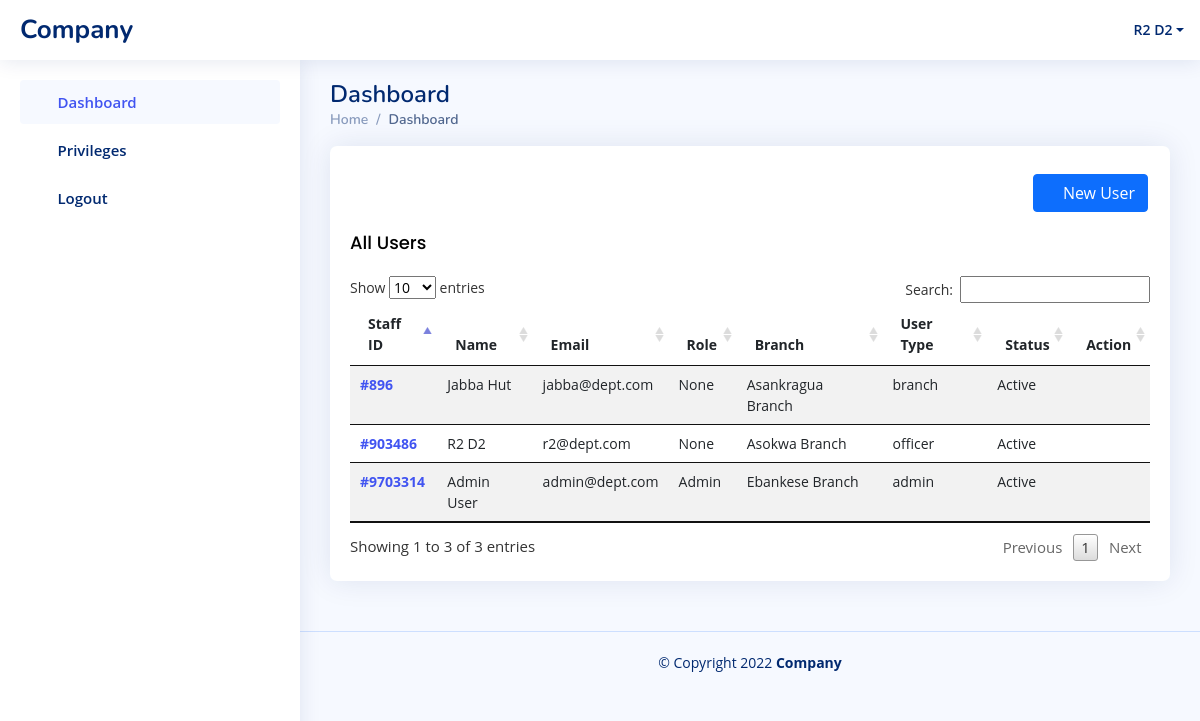
/access-control/ (signed in), run on an earlier commit of the app's database.
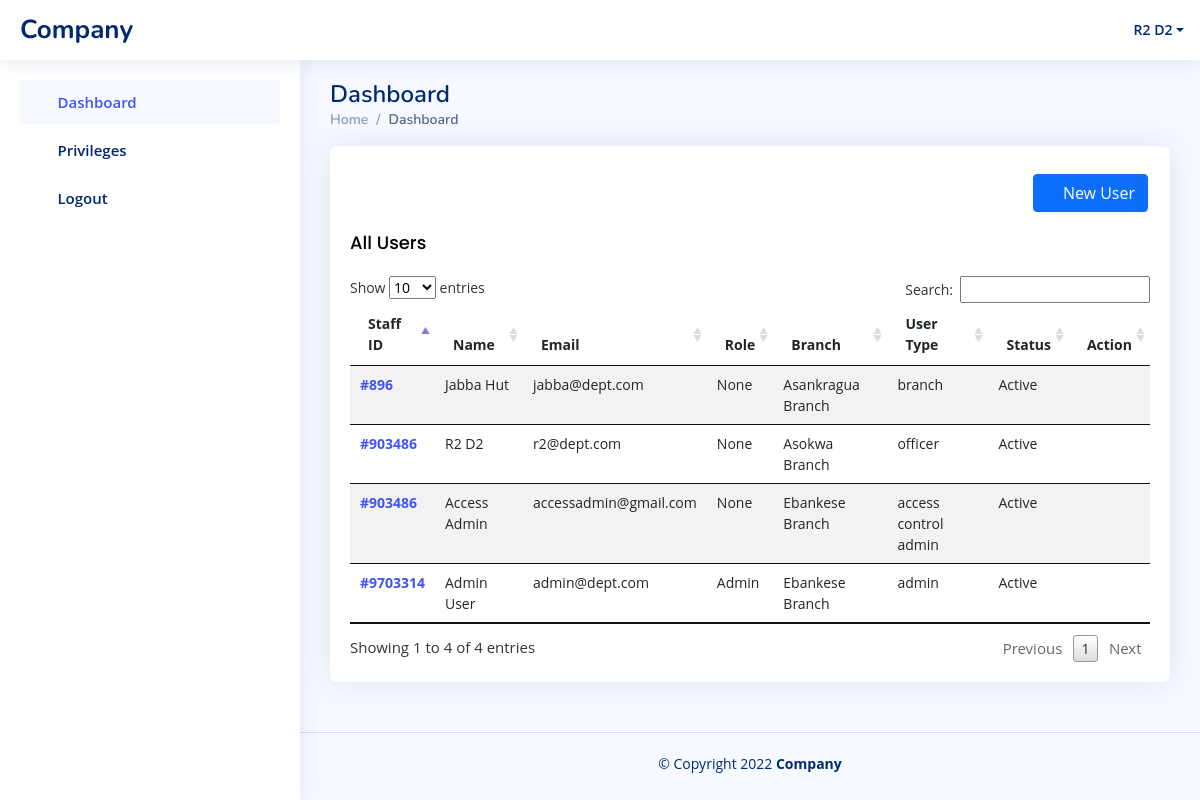
And on a later commit of the database.
### users/models.py (models this page shows)
class User(AbstractBaseUser, PermissionsMixin):
    email = models.EmailField(_('email address'), unique=True)
    username = models.CharField(max_length = 50, blank = True, null = True, unique = True)
    first_name = models.CharField(
        max_length=50, verbose_name=_("first name"),
    )
    middle_name = models.CharField(
        max_length=50, verbose_name=_("middle name"), null=True, blank=True
    )
    last_name = models.CharField(
        max_length=50, verbose_name=_("last name"),
    )
    BRANCH_CHOICES = (
        (2, "Ebankese Branch"),
        (3, "Accra Central Branch"),
        (4, "Republic Court Branch"),
        (5, "Kumasi Branch"),
        (6, "Tema Branch"),
        (7, "Legon Branch"),
        (8, "Abossey Okai Branch"),
        (9, "Tudu Branch"),
        (10, "Techiman Branch"),
        (11, "KNUST Brach"),
        (12, "Tamale Branch"),
        (13, "Koforidua Branch"),
        (14, "Baatsona Branch"),
        (15, "Private Panking"),
        (16, "Ashaiman Branch"),
        (17, "Takoradi Branch"),
        (18, "Kasoa Branch"),
        (19, "Post Office Square Branch"),
        (20, "Adabraka Branch"),
        (21, "Agona Swedru Branch"),
        (22, "Cape Coast Branch"),
        (23, "Winneba Branch"),
        (24, "Asamankese Branch"),
        (25, "Dansoman Branch"),
        (26, "Accra Newtown Branch"),
        (27, "Sefwi Wiawso"),
        (28, "Essam Branch"),
        (29, "Asankragua Branch"),
        (30, "Sefwi Bekwai Branch "),
        (31, "Akontombra Branch"),
        (32, "Juaboso"),
        (33, "Asempaneye Branch"),
        (34, "Madina Branch"),
        (35, "Goaso Branch"),
        (36, "Achimota Branch"),
        (37, "Asokwa Branch"),
        (38, "Tema Community 25 Branch"),
        (39, "Bolgatanga Branch"),
        (40, "Adjiringanor Branch"),
    )
    branch = models.PositiveBigIntegerField(choices=BRANCH_CHOICES,null=True,blank=True)
    is_staff = models.BooleanField(default=False)
    is_active = models.BooleanField(default=True)
    is_branch_user = models.BooleanField(default=False)
    is_head_office_user = models.BooleanField(default=False)
    staff_id = models.CharField(max_length=50,null=True,blank=True)
    is_delete_requested = models.BooleanField(default= False)
    USER_TYPE_CHOICES = (
        (1, 'branch'),
        (2, 'officer'),
        (3, 'admin'),
        (4,'access control admin'),
        (5,'access control staff'),
    )
    role = models.CharField(max_length=200,null=True,blank = True)
    user_type = models.PositiveSmallIntegerField(
        choices=USER_TYPE_CHOICES,null=True,blank=True)
    date_started = models.DateTimeField(default=timezone.now)
    objects = CustomUserManager()
    USERNAME_FIELD = 'email'
    REQUIRED_FIELDS = [ 'first_name', 'last_name']
    def __str__(self):
        return f'{self.first_name} {self.last_name}'

### access_control/views.py (the view)
# urls.py: path('',views.dashboard,name='dashboard'),
@login_required
def dashboard(request):
    context = {}
    users = User.objects.all()
    context['users'] = users
    context['form'] = UserRegistrationForm
    return render(request,'access_control/dashboard.html',context)

### access_control/templates/access_control/dashboard.html (shortened to what this page needs)
{% extends 'access_control/base.html' %}{% load crispy_forms_tags %}
{% block content %}
<div class="pagetitle">
    <h1>Dashboard</h1>
    <nav>
      <ol class="breadcrumb">
        <li class="breadcrumb-item"><a href="index.html">Home</a></li>
        <li class="breadcrumb-item active">Dashboard</li>
      </ol>
    </nav>
  </div>
  <section class="section dashboard">
    <div class="row">
      <div class="col-lg-12">
        <div class="row">
          <div class="col-12">
            <div class="card" style="border-radius: 7px;">
              <br>
                <div class="well-sm col-sm-12" style="padding-right: 22px;">
                  <button type="button" style="float: right;" class="btn btn-primary mt-1" data-bs-toggle="modal" data-bs-target="#verticalycentered2"><i class="bi bi-plus-square"></i>
                    New User
                  </button>
                </div>
              <div class="card-body" >
                <h5 class="card-title" style="color: black;">All Users</h5>
                <table id="dataTable" class="table table-striped">
                  <thead>
                    <tr>
                      <th scope="col" style="text-align:left">Staff ID</th>
                      <th scope="col" style="text-align:left">Name</th>
                      <th scope="col" style="text-align:left">Email</th>
                      <th scope="col" style="text-align:left">Role</th>
                      <th scope="col" style="text-align:left">Branch</th>
                      <th scope="col" style="text-align:left">User Type</th>
                      <th scope="col" style="text-align:left">Status</th>
                      <th scope="col" style="text-align:left">Action</th>
                    </tr>
                  </thead>
                  <tbody>
                    {% for u in users %}
                    <tr style="text-align:left">
                        <th scope="row"><a href="{% url 'access_control:user-action' u.id %}" >#{{u.staff_id}}</a></th>
                        <td>{{u }}</td>
                        <td>{{ u.email }}</td>
                        <td>{{ u.role }}</td>
                        <td>{{ u.get_branch_display}}</td>
                        <td>{{u.get_user_type_display }}</td>
                        <td>
                          {% if  u.is_delete_requested %}
                            Pending Account Deletion
                          {% elif u.is_active %}
                            Active
                            {% else %}
                            Pending Account Creation
                          {% endif %}
                        </td>
                        <th style="text-align:left" scope="row">
                          <a href="{% url 'access_control:user-action' u.id %}" ><i class="bi bi-eye-fill" data-toggle="tooltip" data-placement="top" title="Close"></i></a>
                        </th>
                      </tr>
                    {% endfor %}
                  </tbody>
                </table>
              </div>
            </div>
          </div>
        </div>
      </div>
    </div>
  </section>
{% endblock %}

### access_control/templates/access_control/base.html (shortened to what this page needs)
{% load static %}
{% load crispy_forms_tags %}
<!DOCTYPE html>
<html lang="en">
  <head>
    <link
      rel="stylesheet"
      href="{% static 'assets/fonts/open-sans-v29-latin-300.woff' %}"
    />
    <link
      rel="stylesheet"
      href="{% static 'assets/fonts/nunito-v24-latin-300.woff' %}"
    />
    <link
      rel="stylesheet"
      href="{% static 'assets/fonts/poppins-v20-latin-300.woff' %}"
    />
    <link
      href="{% static 'assets/vendor/bootstrap/css/bootstrap.min.css' %}"
      rel="stylesheet"
    />
    <link
      href="{% static 'assets/vendor/bootstrap-icons/bootstrap-icons.css' %}"
      rel="stylesheet"
    />
    <link
      href="{% static 'assets/vendor/boxicons/css/boxicons.min.css' %}"
      rel="stylesheet"
    />
    <link
      href="{% static 'assets/vendor/quill/quill.snow.css' %}"
      rel="stylesheet"
    />
    <link
      href="{% static 'assets/vendor/quill/quill.bubble.css' %}"
      rel="stylesheet"
    />
    <link
      href="{% static 'assets/vendor/remixicon/remixicon.css' %}"
      rel="stylesheet"
    />
    <link
      href="{% static 'assets/vendor/datatables/datatables/media/css/jquery.dataTables.css' %}"
      rel="stylesheet"
    />
    <link
      href="{% static 'assets/vendor/datatables/datatables/media/js/jquery.dataTables.min.js' %}"
      rel="stylesheet"
    />
    <link href="{% static 'assets/vendor/filepond/dist/filepond.css' %}" rel="stylesheet">
    <link href="{% static 'assets/css/style.css' %}" rel="stylesheet" />
  </head>
  <body>
    <header id="header" class="header fixed-top d-flex align-items-center">
      <div class="d-flex align-items-center justify-content-between">
        <a href="/" class="logo d-flex align-items-center">
          <span class="d-none d-lg-block">Company</span>
        </a>
      </div>
      <nav class="header-nav ms-auto">
        <ul class="d-flex align-items-center">
          <li class="nav-item dropdown pe-3">
            <a
              class="nav-link nav-profile d-flex align-items-center pe-0"
              href="#"
              data-bs-toggle="dropdown"
            >
              <i class="bx bxs-user bx-sm"></i>
              <span class="d-none d-md-block dropdown-toggle ps-2"
                >{{user}}</span
              > </a
            >
          </li>
        </ul>
      </nav>
    </header>
    {% include 'access_control/sidebar.html' %}
    <main id="main" class="main">
     {% block content %}
     {% endblock %}
    </main>
    <footer id="footer" class="footer">
      <div class="copyright">
        &copy; Copyright <span id = "copyright-year"></span> <strong><span>Company</span></strong>
      </div>
    </footer>
  </body>
</html>

### access_control/templates/access_control/sidebar.html (shortened to what this page needs)
<aside id="sidebar" class="sidebar">
    <ul class="sidebar-nav" id="sidebar-nav">
      <li class="nav-item">
        <a class="nav-link" href="/">
          <i class="bi bi-grid"></i>
          <span>Dashboard</span>
        </a>
      </li>
      <li class="nav-item">
        <a class="nav-link collapsed" href="{% url 'access_control:user-privileges' %}"  {% if page == 'privileges'%} style = "color:red" {% endif %}>
          <i class='bx bxs-user-badge'></i>
          <span>Privileges</span>
        </a>
      </li>
      <li class="nav-item">
        <a class="nav-link collapsed" href="/accounts/logout/"  >
          <i class="bi bi-box-arrow-in-right"></i>
          <span>Logout</span>
        </a>
      </li>
    </ul>
  </aside>

### static/assets/css/style.css (style rules this page uses)
:root { scroll-behavior: smooth; }
body { font-family: "Open Sans", sans-serif; background: #f6f9ff; color: #444444; }
a { color: #4154f1; text-decoration: none; }
h1, h2, h3, h4, h5, h6 { font-family: "Nunito", sans-serif; }
#main { margin-top: 60px; padding: 20px 30px; transition: all 0.3s; }
.pagetitle { margin-bottom: 10px; }
.pagetitle h1 { font-size: 24px; margin-bottom: 0; font-weight: 600; color: #012970; }
.card { margin-bottom: 30px; border: none; border-radius: 10px; box-shadow: 0px 0 30px rgba(1, 41, 112, 0.1); }
.card-title { padding: 20px 0 15px 0; font-size: 18px; font-weight: 500; color: #012970; font-family: "Poppins", sans-serif; }
.card-body { padding: 0 20px 20px 20px; }
.breadcrumb { font-size: 14px; font-family: "Nunito", sans-serif; color: #899bbd; font-weight: 600; }
.breadcrumb a { color: #899bbd; transition: 0.3s; }
.breadcrumb .breadcrumb-item::before { color: #899bbd; }
.breadcrumb .active { color: #51678f; font-weight: 600; }
.logo { line-height: 1; }
@media (min-width: 1200px) { .logo { width: 280px; } }
.logo span { font-size: 26px; font-weight: 700; color: #012970; font-family: "Nunito", sans-serif; }
.header { transition: all 0.5s; z-index: 997; height: 60px; box-shadow: 0px 2px 20px rgba(1, 41, 112, 0.1); background-color: #fff; padding-left: 20px; }
.header-nav ul { list-style: none; }
.header-nav > ul { margin: 0; padding: 0; }
.header-nav .nav-profile { color: #012970; }
.header-nav .nav-profile span { font-size: 14px; font-weight: 600; }
.sidebar { position: fixed; top: 60px; left: 0; bottom: 0; width: 300px; z-index: 996; transition: all 0.3s; padding: 20px; overflow-y: auto; scrollbar-width: thin; scrollbar-color: #aab7cf transparent; box-shadow: 0px 0px 20px rgba(1, 41, 112, 0.1); background-color: #fff; }
@media (min-width: 1200px) { #main, #footer { margin-left: 300px; } }
.sidebar-nav { padding: 0; margin: 0; list-style: none; }
.sidebar-nav li { padding: 0; margin: 0; list-style: none; }
.sidebar-nav .nav-item { margin-bottom: 5px; }
.sidebar-nav .nav-link { display: flex; align-items: center; font-size: 15px; font-weight: 600; color: #4154f1; transition: 0.3; background: #f6f9ff; padding: 10px 15px; border-radius: 4px; }
.sidebar-nav .nav-link i { font-size: 16px; margin-right: 10px; color: #4154f1; }
.sidebar-nav .nav-link.collapsed { color: #012970; background: #fff; }
.sidebar-nav .nav-link.collapsed i { color: #899bbd; }
.footer { padding: 20px 0; font-size: 14px; transition: all 0.3s; border-top: 1px solid #cddfff; }
.footer .copyright { text-align: center; color: #012970; }

What changed in the data, as far as the page shows it:
added User: staff_id "903486", first_name+last_name "Access Admin", email "accessadmin@gmail.com", role "None", branch "Ebankese Branch", user_type "access control admin", is_delete_requested "Active"
Also different on the page:
text written by a page script: "Show entries Search: Showing 1 to 3 of 3 entries Previous 1 Next" → "Show entries Search: Showing 1 to 4 of 4 entries Previous 1 Next"
